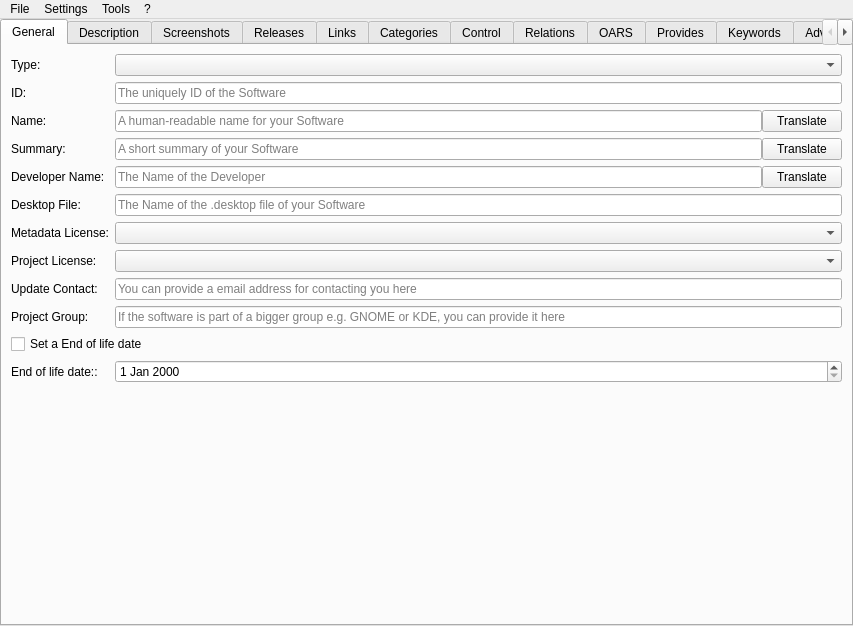
<?xml version="1.0" encoding="UTF-8"?>
<ui version="4.0">
 <class>MainWindow</class>
 <widget class="QMainWindow" name="MainWindow">
  <property name="geometry">
   <rect>
    <x>0</x>
    <y>0</y>
    <width>853</width>
    <height>626</height>
   </rect>
  </property>
  <property name="windowTitle">
   <string notr="true">jdAppStreamEdit</string>
  </property>
  <property name="documentMode">
   <bool>false</bool>
  </property>
  <widget class="QWidget" name="centralwidget">
   <layout class="QHBoxLayout" name="horizontalLayout">
    <property name="leftMargin">
     <number>0</number>
    </property>
    <property name="topMargin">
     <number>0</number>
    </property>
    <property name="rightMargin">
     <number>0</number>
    </property>
    <property name="bottomMargin">
     <number>0</number>
    </property>
    <item>
     <widget class="QTabWidget" name="main_tab_widget">
      <property name="currentIndex">
       <number>0</number>
      </property>
      <widget class="QWidget" name="tab">
       <attribute name="title">
        <string>General</string>
       </attribute>
       <layout class="QFormLayout" name="formLayout">
        <item row="0" column="0">
         <widget class="QLabel" name="label_22">
          <property name="text">
           <string>Type:</string>
          </property>
         </widget>
        </item>
        <item row="0" column="1">
         <widget class="QComboBox" name="component_type_box"/>
        </item>
        <item row="1" column="0">
         <widget class="QLabel" name="label">
          <property name="text">
           <string>ID:</string>
          </property>
         </widget>
        </item>
        <item row="1" column="1">
         <widget class="QLineEdit" name="id_edit">
          <property name="placeholderText">
           <string>The uniquely ID of the Software</string>
          </property>
         </widget>
        </item>
        <item row="2" column="0">
         <widget class="QLabel" name="label_2">
          <property name="text">
           <string>Name:</string>
          </property>
         </widget>
        </item>
        <item row="2" column="1">
         <layout class="QHBoxLayout" name="horizontalLayout_6">
          <property name="spacing">
           <number>0</number>
          </property>
          <item>
           <widget class="QLineEdit" name="name_edit">
            <property name="text">
             <string/>
            </property>
            <property name="placeholderText">
             <string>A human-readable name for your Software</string>
            </property>
           </widget>
          </item>
          <item>
           <widget class="QPushButton" name="translate_name_button">
            <property name="text">
             <string>Translate</string>
            </property>
           </widget>
          </item>
         </layout>
        </item>
        <item row="3" column="0">
         <widget class="QLabel" name="label_7">
          <property name="text">
           <string>Summary:</string>
          </property>
         </widget>
        </item>
        <item row="3" column="1">
         <layout class="QHBoxLayout" name="horizontalLayout_7">
          <property name="spacing">
           <number>0</number>
          </property>
          <item>
           <widget class="QLineEdit" name="summary_edit">
            <property name="placeholderText">
             <string>A short summary of your Software</string>
            </property>
           </widget>
          </item>
          <item>
           <widget class="QPushButton" name="translate_summary_button">
            <property name="text">
             <string>Translate</string>
            </property>
           </widget>
          </item>
         </layout>
        </item>
        <item row="4" column="0">
         <widget class="QLabel" name="label_8">
          <property name="text">
           <string>Developer Name:</string>
          </property>
         </widget>
        </item>
        <item row="4" column="1">
         <layout class="QHBoxLayout" name="horizontalLayout_9">
          <property name="spacing">
           <number>0</number>
          </property>
          <item>
           <widget class="QLineEdit" name="developer_name_edit">
            <property name="placeholderText">
             <string>The Name of the Developer</string>
            </property>
           </widget>
          </item>
          <item>
           <widget class="QPushButton" name="translate_developer_name_button">
            <property name="text">
             <string>Translate</string>
            </property>
           </widget>
          </item>
         </layout>
        </item>
        <item row="5" column="0">
         <widget class="QLabel" name="label_19">
          <property name="text">
           <string>Desktop File:</string>
          </property>
         </widget>
        </item>
        <item row="5" column="1">
         <widget class="QLineEdit" name="desktop_file_edit">
          <property name="placeholderText">
           <string>The Name of the .desktop file of your Software</string>
          </property>
         </widget>
        </item>
        <item row="6" column="0">
         <widget class="QLabel" name="label_3">
          <property name="text">
           <string>Metadata License:</string>
          </property>
         </widget>
        </item>
        <item row="6" column="1">
         <widget class="QComboBox" name="metadata_license_box"/>
        </item>
        <item row="7" column="0">
         <widget class="QLabel" name="label_4">
          <property name="text">
           <string>Project License:</string>
          </property>
         </widget>
        </item>
        <item row="7" column="1">
         <widget class="QComboBox" name="project_license_box">
          <property name="editable">
           <bool>false</bool>
          </property>
         </widget>
        </item>
        <item row="8" column="0">
         <widget class="QLabel" name="label_5">
          <property name="text">
           <string>Update Contact:</string>
          </property>
         </widget>
        </item>
        <item row="8" column="1">
         <widget class="QLineEdit" name="update_contact_edit">
          <property name="placeholderText">
           <string>You can provide a email address for contacting you here</string>
          </property>
         </widget>
        </item>
        <item row="9" column="0">
         <widget class="QLabel" name="label_6">
          <property name="text">
           <string>Project Group:</string>
          </property>
         </widget>
        </item>
        <item row="9" column="1">
         <widget class="QLineEdit" name="project_group_edit">
          <property name="placeholderText">
           <string>If the software is part of a bigger group e.g. GNOME or KDE, you can provide it here</string>
          </property>
         </widget>
        </item>
        <item row="12" column="0">
         <widget class="QLabel" name="end_of_life_label">
          <property name="text">
           <string>End of life date::</string>
          </property>
         </widget>
        </item>
        <item row="10" column="0" colspan="2">
         <widget class="QCheckBox" name="end_of_life_check_box">
          <property name="text">
           <string>Set a End of life date</string>
          </property>
         </widget>
        </item>
        <item row="12" column="1">
         <widget class="QDateEdit" name="end_of_life_date_edit"/>
        </item>
       </layout>
      </widget>
      <widget class="QWidget" name="description_tab">
       <attribute name="title">
        <string>Description</string>
       </attribute>
       <layout class="QVBoxLayout" name="description_layout">
        <property name="leftMargin">
         <number>0</number>
        </property>
        <property name="topMargin">
         <number>0</number>
        </property>
        <property name="rightMargin">
         <number>0</number>
        </property>
        <property name="bottomMargin">
         <number>0</number>
        </property>
       </layout>
      </widget>
      <widget class="QWidget" name="tab_2">
       <attribute name="title">
        <string>Screenshots</string>
       </attribute>
       <layout class="QVBoxLayout" name="verticalLayout">
        <item>
         <widget class="QTableWidget" name="screenshot_table">
          <property name="selectionBehavior">
           <enum>QAbstractItemView::SelectRows</enum>
          </property>
          <property name="rowCount">
           <number>0</number>
          </property>
          <property name="columnCount">
           <number>4</number>
          </property>
          <column>
           <property name="text">
            <string>URL</string>
           </property>
          </column>
          <column>
           <property name="text">
            <string>Default</string>
           </property>
          </column>
          <column>
           <property name="text">
            <string>Edit</string>
           </property>
          </column>
          <column>
           <property name="text">
            <string>Remove</string>
           </property>
          </column>
         </widget>
        </item>
        <item>
         <layout class="QHBoxLayout" name="horizontalLayout_2">
          <item>
           <widget class="QPushButton" name="screenshot_add_button">
            <property name="text">
             <string>Add</string>
            </property>
           </widget>
          </item>
          <item>
           <widget class="QPushButton" name="check_screenshot_url_button">
            <property name="text">
             <string>Check Image URLs</string>
            </property>
           </widget>
          </item>
         </layout>
        </item>
       </layout>
      </widget>
      <widget class="QWidget" name="releases_tab">
       <attribute name="title">
        <string>Releases</string>
       </attribute>
       <layout class="QVBoxLayout" name="releases_layout">
        <item>
         <widget class="QRadioButton" name="internal_releases_radio_button">
          <property name="text">
           <string>Internal</string>
          </property>
         </widget>
        </item>
        <item>
         <widget class="QLabel" name="releases_widget_placeholder">
          <property name="text">
           <string notr="true">Releases Widget Placeholder</string>
          </property>
          <property name="alignment">
           <set>Qt::AlignCenter</set>
          </property>
         </widget>
        </item>
        <item>
         <widget class="QRadioButton" name="external_releases_radio_button">
          <property name="text">
           <string>External</string>
          </property>
         </widget>
        </item>
        <item>
         <layout class="QHBoxLayout" name="horizontalLayout_3">
          <item>
           <widget class="QLabel" name="external_releases_url_label">
            <property name="text">
             <string>URL:</string>
            </property>
           </widget>
          </item>
          <item>
           <widget class="QLineEdit" name="external_releases_url_edit"/>
          </item>
         </layout>
        </item>
       </layout>
      </widget>
      <widget class="QWidget" name="tab_3">
       <attribute name="title">
        <string>Links</string>
       </attribute>
       <layout class="QVBoxLayout" name="verticalLayout_3">
        <item>
         <layout class="QFormLayout" name="formLayout_2">
          <item row="0" column="0">
           <widget class="QLabel" name="homepage_url_label">
            <property name="text">
             <string>Homepage:</string>
            </property>
           </widget>
          </item>
          <item row="0" column="1">
           <widget class="QLineEdit" name="homepage_url_edit">
            <property name="placeholderText">
             <string>Should be a link to the upstream homepage for the component</string>
            </property>
           </widget>
          </item>
          <item row="1" column="0">
           <widget class="QLabel" name="bugtracker_url_label">
            <property name="text">
             <string>Bugtracker:</string>
            </property>
           </widget>
          </item>
          <item row="1" column="1">
           <widget class="QLineEdit" name="bugtracker_url_edit">
            <property name="placeholderText">
             <string>Should point to the software's bug tracking system, for users to report new bugs</string>
            </property>
           </widget>
          </item>
          <item row="2" column="0">
           <widget class="QLabel" name="faq_url_label">
            <property name="text">
             <string>FAQ:</string>
            </property>
           </widget>
          </item>
          <item row="2" column="1">
           <widget class="QLineEdit" name="faq_url_edit">
            <property name="placeholderText">
             <string>Should link a FAQ page for this software, to answer some of the most-asked questions in detail</string>
            </property>
           </widget>
          </item>
          <item row="3" column="0">
           <widget class="QLabel" name="help_url_label">
            <property name="text">
             <string>Help:</string>
            </property>
           </widget>
          </item>
          <item row="3" column="1">
           <widget class="QLineEdit" name="help_url_edit">
            <property name="placeholderText">
             <string>Should provide a web link to an online user's reference, a software manual or help page</string>
            </property>
           </widget>
          </item>
          <item row="4" column="0">
           <widget class="QLabel" name="donation_url_label">
            <property name="text">
             <string>Donation:</string>
            </property>
           </widget>
          </item>
          <item row="4" column="1">
           <widget class="QLineEdit" name="donation_url_edit">
            <property name="placeholderText">
             <string>URLs of this type should point to a webpage showing information on how to donate to the described software project</string>
            </property>
           </widget>
          </item>
          <item row="5" column="0">
           <widget class="QLabel" name="translate_url_label">
            <property name="text">
             <string>Translate:</string>
            </property>
           </widget>
          </item>
          <item row="5" column="1">
           <widget class="QLineEdit" name="translate_url_edit">
            <property name="placeholderText">
             <string>URLs of this type should point to a webpage where users can submit or modify translations of the upstream project</string>
            </property>
           </widget>
          </item>
          <item row="6" column="0">
           <widget class="QLabel" name="contact_url_label">
            <property name="text">
             <string>Contact:</string>
            </property>
           </widget>
          </item>
          <item row="6" column="1">
           <widget class="QLineEdit" name="contact_url_edit">
            <property name="placeholderText">
             <string>URLs of this type should allow the user to contact the developer</string>
            </property>
           </widget>
          </item>
          <item row="7" column="0">
           <widget class="QLabel" name="vcs_browser_url_label">
            <property name="text">
             <string>Sourcecode:</string>
            </property>
           </widget>
          </item>
          <item row="7" column="1">
           <widget class="QLineEdit" name="vcs_browser_url_edit">
            <property name="placeholderText">
             <string>URLs of this type should point to a webpage on which the user can browse the sourcecode</string>
            </property>
           </widget>
          </item>
          <item row="8" column="0">
           <widget class="QLabel" name="contribute_url_label">
            <property name="text">
             <string>Contribute:</string>
            </property>
           </widget>
          </item>
          <item row="8" column="1">
           <widget class="QLineEdit" name="contribute_url_edit">
            <property name="placeholderText">
             <string>URLs of this type should point to a webpage showing information on how to contribute to the described software project</string>
            </property>
           </widget>
          </item>
         </layout>
        </item>
        <item>
         <widget class="QPushButton" name="check_links_url_button">
          <property name="maximumSize">
           <size>
            <width>16777215</width>
            <height>16777215</height>
           </size>
          </property>
          <property name="text">
           <string>Check URLs</string>
          </property>
         </widget>
        </item>
        <item>
         <spacer name="verticalSpacer">
          <property name="orientation">
           <enum>Qt::Vertical</enum>
          </property>
          <property name="sizeHint" stdset="0">
           <size>
            <width>20</width>
            <height>40</height>
           </size>
          </property>
         </spacer>
        </item>
       </layout>
      </widget>
      <widget class="QWidget" name="tab_5">
       <attribute name="title">
        <string>Categories</string>
       </attribute>
       <layout class="QVBoxLayout" name="verticalLayout_4">
        <item>
         <widget class="QListWidget" name="categorie_list">
          <property name="dragDropMode">
           <enum>QAbstractItemView::InternalMove</enum>
          </property>
         </widget>
        </item>
        <item>
         <layout class="QHBoxLayout" name="horizontalLayout_4">
          <item>
           <widget class="QPushButton" name="categorie_add_button">
            <property name="text">
             <string>Add</string>
            </property>
           </widget>
          </item>
          <item>
           <widget class="QPushButton" name="categorie_remove_button">
            <property name="text">
             <string>Remove</string>
            </property>
           </widget>
          </item>
         </layout>
        </item>
       </layout>
      </widget>
      <widget class="QWidget" name="tab_6">
       <attribute name="title">
        <string>Control</string>
       </attribute>
       <layout class="QVBoxLayout" name="verticalLayout_5">
        <item>
         <widget class="QLabel" name="label_9">
          <property name="text">
           <string>You can select  here, how your Software can be controlled</string>
          </property>
         </widget>
        </item>
        <item>
         <layout class="QHBoxLayout" name="horizontalLayout_5">
          <item>
           <layout class="QFormLayout" name="formLayout_3">
            <item row="0" column="0">
             <widget class="QLabel" name="label_10">
              <property name="text">
               <string>Mouse:</string>
              </property>
             </widget>
            </item>
            <item row="0" column="1">
             <widget class="QComboBox" name="control_box_pointing">
              <property name="maximumSize">
               <size>
                <width>200</width>
                <height>16777215</height>
               </size>
              </property>
             </widget>
            </item>
            <item row="1" column="0">
             <widget class="QLabel" name="label_11">
              <property name="text">
               <string>Keyboard:</string>
              </property>
             </widget>
            </item>
            <item row="1" column="1">
             <widget class="QComboBox" name="control_box_keyboard">
              <property name="maximumSize">
               <size>
                <width>200</width>
                <height>16777215</height>
               </size>
              </property>
             </widget>
            </item>
            <item row="2" column="0">
             <widget class="QLabel" name="label_12">
              <property name="text">
               <string>Command Line:</string>
              </property>
             </widget>
            </item>
            <item row="2" column="1">
             <widget class="QComboBox" name="control_box_console">
              <property name="maximumSize">
               <size>
                <width>200</width>
                <height>16777215</height>
               </size>
              </property>
             </widget>
            </item>
            <item row="3" column="0">
             <widget class="QLabel" name="label_13">
              <property name="text">
               <string>Graphics Tablet:</string>
              </property>
             </widget>
            </item>
            <item row="3" column="1">
             <widget class="QComboBox" name="control_box_tablet">
              <property name="maximumSize">
               <size>
                <width>200</width>
                <height>16777215</height>
               </size>
              </property>
             </widget>
            </item>
            <item row="4" column="0">
             <widget class="QLabel" name="label_14">
              <property name="text">
               <string>Touchscreen:</string>
              </property>
             </widget>
            </item>
            <item row="4" column="1">
             <widget class="QComboBox" name="control_box_touch">
              <property name="maximumSize">
               <size>
                <width>200</width>
                <height>16777215</height>
               </size>
              </property>
             </widget>
            </item>
            <item row="5" column="0">
             <widget class="QLabel" name="label_15">
              <property name="text">
               <string>Gamepad:</string>
              </property>
             </widget>
            </item>
            <item row="5" column="1">
             <widget class="QComboBox" name="control_box_gamepad">
              <property name="maximumSize">
               <size>
                <width>200</width>
                <height>16777215</height>
               </size>
              </property>
             </widget>
            </item>
            <item row="6" column="0">
             <widget class="QLabel" name="label_16">
              <property name="text">
               <string>TV remote:</string>
              </property>
             </widget>
            </item>
            <item row="6" column="1">
             <widget class="QComboBox" name="control_box_tv_remote">
              <property name="maximumSize">
               <size>
                <width>200</width>
                <height>16777215</height>
               </size>
              </property>
             </widget>
            </item>
            <item row="7" column="0">
             <widget class="QLabel" name="label_17">
              <property name="text">
               <string>Voice:</string>
              </property>
             </widget>
            </item>
            <item row="7" column="1">
             <widget class="QComboBox" name="control_box_voice">
              <property name="maximumSize">
               <size>
                <width>200</width>
                <height>16777215</height>
               </size>
              </property>
             </widget>
            </item>
            <item row="8" column="0">
             <widget class="QLabel" name="label_18">
              <property name="text">
               <string>Computer vision:</string>
              </property>
             </widget>
            </item>
            <item row="8" column="1">
             <widget class="QComboBox" name="control_box_vision">
              <property name="sizePolicy">
               <sizepolicy hsizetype="Preferred" vsizetype="Maximum">
                <horstretch>0</horstretch>
                <verstretch>0</verstretch>
               </sizepolicy>
              </property>
              <property name="maximumSize">
               <size>
                <width>200</width>
                <height>16777215</height>
               </size>
              </property>
             </widget>
            </item>
           </layout>
          </item>
         </layout>
        </item>
        <item>
         <spacer name="verticalSpacer_2">
          <property name="orientation">
           <enum>Qt::Vertical</enum>
          </property>
          <property name="sizeHint" stdset="0">
           <size>
            <width>20</width>
            <height>40</height>
           </size>
          </property>
         </spacer>
        </item>
       </layout>
      </widget>
      <widget class="QWidget" name="relations_tab">
       <attribute name="title">
        <string>Relations</string>
       </attribute>
       <layout class="QVBoxLayout" name="relations_layout">
        <property name="leftMargin">
         <number>0</number>
        </property>
        <property name="topMargin">
         <number>0</number>
        </property>
        <property name="rightMargin">
         <number>0</number>
        </property>
        <property name="bottomMargin">
         <number>0</number>
        </property>
       </layout>
      </widget>
      <widget class="QWidget" name="oras_tab">
       <attribute name="title">
        <string>OARS</string>
       </attribute>
       <layout class="QVBoxLayout" name="oras_layout">
        <property name="spacing">
         <number>0</number>
        </property>
        <property name="leftMargin">
         <number>0</number>
        </property>
        <property name="topMargin">
         <number>0</number>
        </property>
        <property name="rightMargin">
         <number>0</number>
        </property>
        <property name="bottomMargin">
         <number>0</number>
        </property>
       </layout>
      </widget>
      <widget class="QWidget" name="tab_7">
       <attribute name="title">
        <string>Provides</string>
       </attribute>
       <layout class="QVBoxLayout" name="verticalLayout_6">
        <item>
         <widget class="QLabel" name="label_20">
          <property name="text">
           <string>This is for advanced users. For more information take a look at the Appstream documentation.</string>
          </property>
          <property name="alignment">
           <set>Qt::AlignCenter</set>
          </property>
         </widget>
        </item>
        <item>
         <widget class="QTableWidget" name="provides_table">
          <property name="selectionBehavior">
           <enum>QAbstractItemView::SelectRows</enum>
          </property>
          <column>
           <property name="text">
            <string>Type</string>
           </property>
          </column>
          <column>
           <property name="text">
            <string>Value</string>
           </property>
          </column>
          <column>
           <property name="text">
            <string>Remove</string>
           </property>
          </column>
         </widget>
        </item>
        <item>
         <widget class="QPushButton" name="provides_add_button">
          <property name="text">
           <string>Add</string>
          </property>
         </widget>
        </item>
       </layout>
      </widget>
      <widget class="QWidget" name="tab_8">
       <attribute name="title">
        <string>Keywords</string>
       </attribute>
       <layout class="QVBoxLayout" name="verticalLayout_7">
        <item>
         <widget class="QLabel" name="label_21">
          <property name="text">
           <string>You can manage the Keywords for the Software here</string>
          </property>
          <property name="alignment">
           <set>Qt::AlignCenter</set>
          </property>
         </widget>
        </item>
        <item>
         <widget class="QListWidget" name="keyword_list">
          <property name="dragDropMode">
           <enum>QAbstractItemView::InternalMove</enum>
          </property>
         </widget>
        </item>
        <item>
         <layout class="QHBoxLayout" name="horizontalLayout_8">
          <item>
           <widget class="QPushButton" name="keyword_add_button">
            <property name="text">
             <string>Add</string>
            </property>
           </widget>
          </item>
          <item>
           <widget class="QPushButton" name="keyword_edit_button">
            <property name="text">
             <string>Edit</string>
            </property>
           </widget>
          </item>
          <item>
           <widget class="QPushButton" name="keyword_remove_button">
            <property name="text">
             <string>Remove</string>
            </property>
           </widget>
          </item>
         </layout>
        </item>
       </layout>
      </widget>
      <widget class="QWidget" name="advanced_tab">
       <attribute name="title">
        <string>Advanced</string>
       </attribute>
       <layout class="QHBoxLayout" name="advanced_layout">
        <property name="spacing">
         <number>0</number>
        </property>
        <property name="leftMargin">
         <number>0</number>
        </property>
        <property name="topMargin">
         <number>0</number>
        </property>
        <property name="rightMargin">
         <number>0</number>
        </property>
        <property name="bottomMargin">
         <number>0</number>
        </property>
       </layout>
      </widget>
     </widget>
    </item>
   </layout>
  </widget>
  <widget class="QMenuBar" name="menubar">
   <property name="geometry">
    <rect>
     <x>0</x>
     <y>0</y>
     <width>853</width>
     <height>21</height>
    </rect>
   </property>
   <widget class="QMenu" name="menuFile">
    <property name="title">
     <string>File</string>
    </property>
    <widget class="QMenu" name="recent_files_menu">
     <property name="title">
      <string>Open recent</string>
     </property>
     <addaction name="actionPlaceholder"/>
    </widget>
    <widget class="QMenu" name="new_template_file_menu">
     <property name="title">
      <string>New (from Template)</string>
     </property>
     <addaction name="actionPlaceholder_2"/>
    </widget>
    <addaction name="new_action"/>
    <addaction name="new_desktop_file_action"/>
    <addaction name="new_template_file_menu"/>
    <addaction name="separator"/>
    <addaction name="open_action"/>
    <addaction name="recent_files_menu"/>
    <addaction name="open_url_action"/>
    <addaction name="separator"/>
    <addaction name="save_action"/>
    <addaction name="save_as_action"/>
    <addaction name="separator"/>
    <addaction name="exit_action"/>
   </widget>
   <widget class="QMenu" name="menu">
    <property name="title">
     <string>?</string>
    </property>
    <addaction name="welcome_dialog_action"/>
    <addaction name="documentation_action"/>
    <addaction name="separator"/>
    <addaction name="view_source_action"/>
    <addaction name="report_bug_action"/>
    <addaction name="translate_action"/>
    <addaction name="donate_action"/>
    <addaction name="separator"/>
    <addaction name="about_action"/>
    <addaction name="about_qt_action"/>
   </widget>
   <widget class="QMenu" name="menuSettings">
    <property name="title">
     <string>Settings</string>
    </property>
    <addaction name="settings_action"/>
    <addaction name="manage_templates_action"/>
    <addaction name="plugins_action"/>
   </widget>
   <widget class="QMenu" name="menuTools">
    <property name="title">
     <string>Tools</string>
    </property>
    <addaction name="validate_action"/>
    <addaction name="view_xml_action"/>
    <addaction name="preview_gnome_software"/>
    <addaction name="view_catalog_action"/>
    <addaction name="compose_directory_action"/>
    <addaction name="sysinfo_action"/>
   </widget>
   <addaction name="menuFile"/>
   <addaction name="menuSettings"/>
   <addaction name="menuTools"/>
   <addaction name="menu"/>
  </widget>
  <action name="open_action">
   <property name="text">
    <string>Open</string>
   </property>
   <property name="shortcut">
    <string notr="true">Ctrl+O</string>
   </property>
  </action>
  <action name="save_action">
   <property name="text">
    <string>Save</string>
   </property>
   <property name="shortcut">
    <string notr="true">Ctrl+S</string>
   </property>
  </action>
  <action name="save_as_action">
   <property name="text">
    <string>Save As...</string>
   </property>
  </action>
  <action name="about_action">
   <property name="text">
    <string>About</string>
   </property>
  </action>
  <action name="about_qt_action">
   <property name="text">
    <string>About Qt</string>
   </property>
  </action>
  <action name="exit_action">
   <property name="text">
    <string>Exit</string>
   </property>
   <property name="shortcut">
    <string notr="true">Ctrl+Q</string>
   </property>
  </action>
  <action name="new_action">
   <property name="text">
    <string>New</string>
   </property>
   <property name="shortcut">
    <string notr="true">Ctrl+N</string>
   </property>
  </action>
  <action name="settings_action">
   <property name="text">
    <string>Settings</string>
   </property>
  </action>
  <action name="validate_action">
   <property name="text">
    <string>Validate</string>
   </property>
  </action>
  <action name="actionPlaceholder">
   <property name="text">
    <string notr="true">Placeholder</string>
   </property>
  </action>
  <action name="documentation_action">
   <property name="text">
    <string>AppStream documentation</string>
   </property>
  </action>
  <action name="view_xml_action">
   <property name="text">
    <string>View XML</string>
   </property>
  </action>
  <action name="preview_gnome_software">
   <property name="text">
    <string>Preview in Gnome Software</string>
   </property>
  </action>
  <action name="welcome_dialog_action">
   <property name="text">
    <string>Show welcome dialog</string>
   </property>
  </action>
  <action name="open_url_action">
   <property name="text">
    <string>Open from URL</string>
   </property>
  </action>
  <action name="new_desktop_file_action">
   <property name="text">
    <string>New (from .desktop file)</string>
   </property>
  </action>
  <action name="manage_templates_action">
   <property name="text">
    <string>Manage templates</string>
   </property>
  </action>
  <action name="actionPlaceholder_2">
   <property name="text">
    <string notr="true">Placeholder</string>
   </property>
  </action>
  <action name="view_source_action">
   <property name="text">
    <string>View Source</string>
   </property>
  </action>
  <action name="report_bug_action">
   <property name="text">
    <string>Report Bug</string>
   </property>
  </action>
  <action name="translate_action">
   <property name="text">
    <string>Translate</string>
   </property>
  </action>
  <action name="donate_action">
   <property name="text">
    <string>Donate</string>
   </property>
  </action>
  <action name="plugins_action">
   <property name="text">
    <string>Plugins</string>
   </property>
  </action>
  <action name="compose_directory_action">
   <property name="text">
    <string>Compose existing Directory</string>
   </property>
  </action>
  <action name="view_catalog_action">
   <property name="text">
    <string>View Catalog</string>
   </property>
  </action>
  <action name="sysinfo_action">
   <property name="text">
    <string>Sysinfo</string>
   </property>
  </action>
 </widget>
 <resources/>
 <connections/>
</ui>
